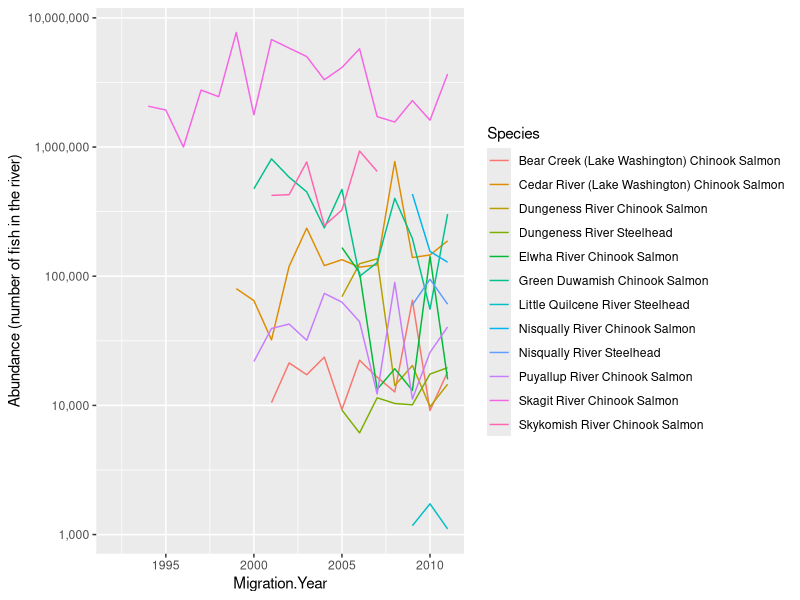

This figure's R source:
library(ggplot2)
library(scales)
library(reshape2)

if (!('raw' %in% ls())) {
  raw <- read.csv('fish.csv')
}

fish <- raw[c('Migration.Year', 'Species', 'Abundance')]
p <- ggplot(fish) + aes(x = Migration.Year, y = Abundance, group = Species, color = Species) +
  geom_line() + scale_y_log10('Abundance (number of fish in the river)', labels = comma)

two.fish <- subset(fish,
  (Species == 'Skykomish River Chinook Salmon' | Species == 'Puyallup River Chinook Salmon'))
two.fish.cast <- na.omit(dcast(two.fish, Migration.Year ~ Species,))
